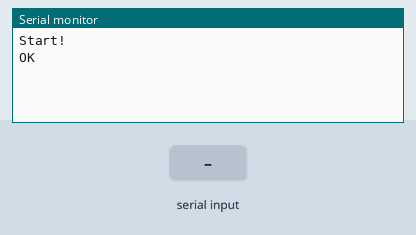
The sketch below on a simulated Arduino Uno, built with avr-gcc and run on an emulated ATmega328P. On the bench: the last lines printed to the serial monitor. The test bench sets the inputs (shaded band). The modem accepts every AT command (registered, SIM ready, sends succeed) and sends nothing else.

Above: at 7.2 s.
7.3 s: "1" received over the second serial link
At 8.5 s:
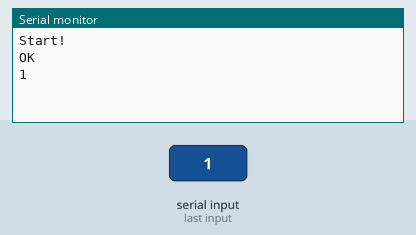
8.8 s: "0" received over the second serial link
At 9.8 s:
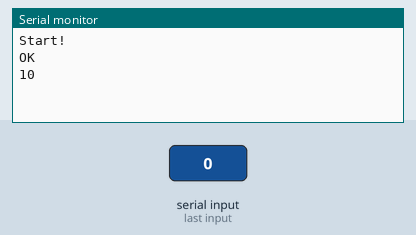

The sketch:

arduinoSim800lTest.ino
```cpp
#include <SoftwareSerial.h>
SoftwareSerial SIM800(2, 3);        // 8 - RX Arduino (TX SIM800L), 9 - TX Arduino (RX SIM800L)
void setup() {
  delay(3000);
  Serial.begin(9600);
  Serial.println("Start!");
  SIM800.begin(9600);
  delay(3000);
  SIM800.println("AT");
}

void loop() {
  if (SIM800.available())
    Serial.write(SIM800.read());
  if (Serial.available())
    SIM800.write(Serial.read());
}
```

Measured:
- after the input at 7.3 s, the serial monitor: prints a new line at once (image 1)
- after the input at 8.8 s, the serial monitor: prints a new line at once (image 2)
